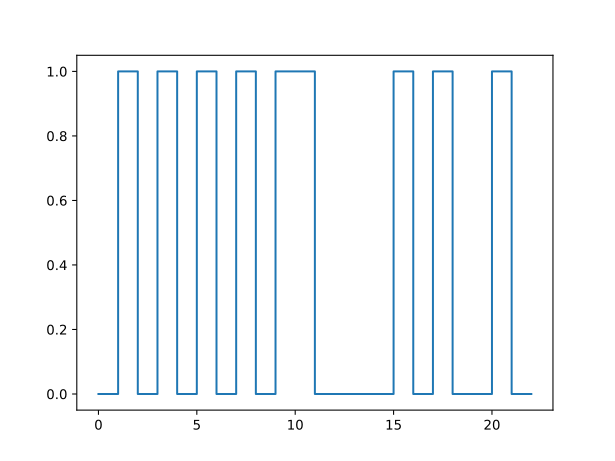

Python code for this plot:
#!/usr/bin/env python3

import matplotlib.pyplot as plt
import numpy as np


def main():
    plt.figure(2)
    wave = "00101010101100001010010"
    wave_list = list(map(int, wave))
    word = np.array(wave_list)
    plt.step(np.arange(0, len(word)), word)
    # plt.show()
    plt.savefig("draw1.svg")


if __name__ == "__main__":
    main()
